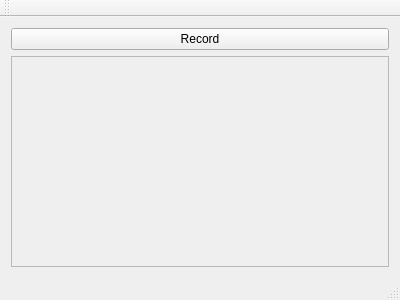
<?xml version="1.0" encoding="UTF-8"?>
<ui version="4.0">
 <class>MainWindow</class>
 <widget class="QMainWindow" name="MainWindow">
  <property name="geometry">
   <rect>
    <x>0</x>
    <y>0</y>
    <width>400</width>
    <height>300</height>
   </rect>
  </property>
  <property name="windowTitle">
   <string>MainWindow</string>
  </property>
  <widget class="QWidget" name="centralWidget">
   <layout class="QGridLayout" name="gridLayout">
    <item row="0" column="0">
     <widget class="QPushButton" name="recordButton">
      <property name="text">
       <string>Record</string>
      </property>
     </widget>
    </item>
    <item row="1" column="0">
     <widget class="QPlainTextEdit" name="recordKeyOutput">
      <property name="enabled">
       <bool>false</bool>
      </property>
     </widget>
    </item>
   </layout>
  </widget>
  <widget class="QMenuBar" name="menuBar">
   <property name="geometry">
    <rect>
     <x>0</x>
     <y>0</y>
     <width>400</width>
     <height>26</height>
    </rect>
   </property>
  </widget>
  <widget class="QToolBar" name="mainToolBar">
   <attribute name="toolBarArea">
    <enum>TopToolBarArea</enum>
   </attribute>
   <attribute name="toolBarBreak">
    <bool>false</bool>
   </attribute>
  </widget>
  <widget class="QStatusBar" name="statusBar"/>
 </widget>
 <layoutdefault spacing="6" margin="11"/>
 <resources/>
 <connections/>
</ui>
